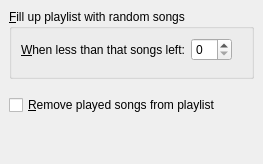
         <widget class="QWidget" name="dynamicPlaylistPage">
          <layout class="QVBoxLayout">
           <property name="spacing">
            <number>6</number>
           </property>
           <property name="margin">
            <number>9</number>
           </property>
           <item>
            <widget class="QGroupBox" name="autoAddCheck">
             <property name="title">
              <string>&amp;Fill up playlist with random songs</string>
             </property>
             <property name="checkable">
              <bool>false</bool>
             </property>
             <property name="checked">
              <bool>false</bool>
             </property>
             <layout class="QGridLayout">
              <property name="margin">
               <number>9</number>
              </property>
              <property name="spacing">
               <number>6</number>
              </property>
              <item row="0" column="0">
               <widget class="QLabel" name="autoAddPosSpinLabel">
                <property name="text">
                 <string>&amp;When less than that songs left:</string>
                </property>
                <property name="buddy">
                 <cstring>autoAddPosSpin</cstring>
                </property>
               </widget>
              </item>
              <item row="0" column="1">
               <widget class="QSpinBox" name="autoAddPosSpin"/>
              </item>
              <item row="0" column="2" rowspan="2">
               <spacer>
                <property name="orientation">
                 <enum>Qt::Horizontal</enum>
                </property>
                <property name="sizeHint" stdset="0">
                 <size>
                  <width>10</width>
                  <height>10</height>
                 </size>
                </property>
               </spacer>
              </item>
             </layout>
            </widget>
           </item>
           <item>
            <spacer>
             <property name="orientation">
              <enum>Qt::Vertical</enum>
             </property>
             <property name="sizeType">
              <enum>QSizePolicy::Minimum</enum>
             </property>
             <property name="sizeHint" stdset="0">
              <size>
               <width>20</width>
               <height>10</height>
              </size>
             </property>
            </spacer>
           </item>
           <item>
            <widget class="QCheckBox" name="autoRemoveCheck">
             <property name="text">
              <string>&amp;Remove played songs from playlist</string>
             </property>
            </widget>
           </item>
           <item>
            <spacer>
             <property name="orientation">
              <enum>Qt::Vertical</enum>
             </property>
             <property name="sizeHint" stdset="0">
              <size>
               <width>20</width>
               <height>40</height>
              </size>
             </property>
            </spacer>
           </item>
          </layout>
         </widget>
